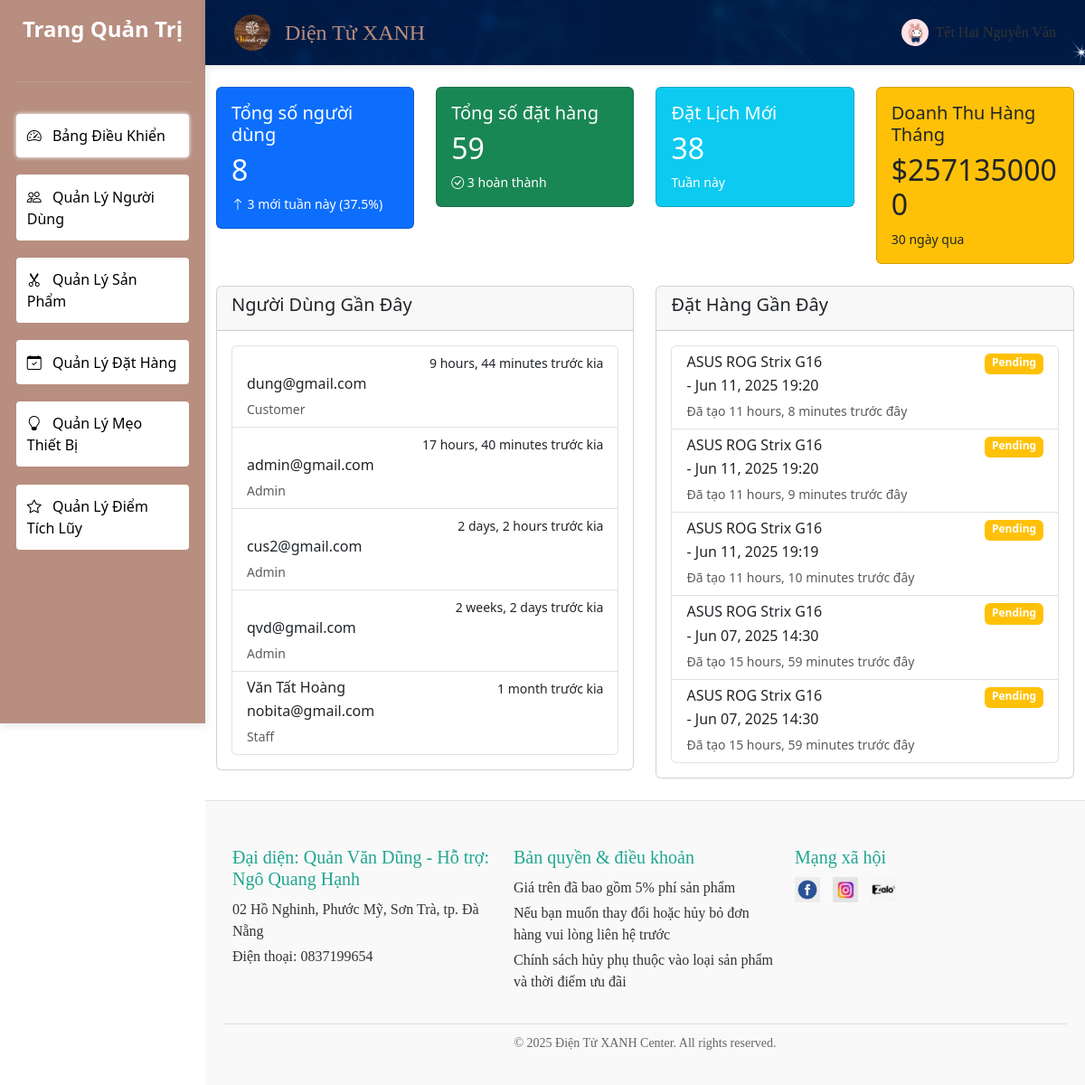
Page /accounts/admin/ (signed in) on the committed database.
### accounts/models.py (models this page shows, shortened)
class CustomUser(AbstractUser):
    phone = models.CharField(max_length=15, blank=True)
    address = models.TextField(blank=True)
    USER_TYPE_CHOICES = (
        ('admin', 'Admin'),
        ('staff', 'Staff'),
        ('customer', 'Customer'),
    )
    user_type = models.CharField(max_length=10, choices=USER_TYPE_CHOICES, default='customer')
    class Meta:
        verbose_name = 'User'
        verbose_name_plural = 'Users'
    def is_admin(self):
        return self.user_type == 'admin'

### bookings/models.py (models this page shows, shortened)
class Booking(models.Model):
    customer = models.ForeignKey(CustomUser, on_delete=models.CASCADE)
    service = models.ForeignKey(Service, on_delete=models.CASCADE)
    booking_date = models.DateTimeField()
    notes = models.TextField(blank=True)
    created_at = models.DateTimeField(auto_now_add=True)
    points_awarded = models.BooleanField(default=False, verbose_name="Đã cộng điểm")
    points_awarded_date = models.DateTimeField(null=True, blank=True)
    STATUS_CHOICES = (
        ('pending', 'Pending'),
        ('confirmed', 'Confirmed'),
        ('completed', 'Completed'),
        ('cancelled', 'Cancelled'),
    )
    status = models.CharField(max_length=10, choices=STATUS_CHOICES, default='pending')
    class Meta:
        ordering = ['-booking_date']
        verbose_name = 'Booking'
        verbose_name_plural = 'Bookings'
        permissions = [
            ('manage_booking', 'Can manage all bookings'),
        ]
    def get_status_class(self):
        return {
            'pending': 'warning',
            'confirmed': 'info',
            'completed': 'success',
            'cancelled': 'danger'
        }.get(self.status, 'secondary')

### services/models.py (models this page shows, shortened)
class Service(models.Model):
    category = models.ForeignKey(ServiceCategory, on_delete=models.SET_NULL, null=True, blank=True)
    name = models.CharField(max_length=100)
    slug = models.SlugField(max_length=100, unique=True)
    description = models.TextField()
    price = models.DecimalField(max_digits=10, decimal_places=2)
    duration = models.DurationField()
    image = models.ImageField(upload_to='services/', blank=True)
    is_featured = models.BooleanField(default=False)
    created_at = models.DateTimeField(auto_now_add=True)
    updated_at = models.DateTimeField(auto_now=True)
    average_rating = models.FloatField(default=0.0)
    review_count = models.PositiveIntegerField(default=0)
    class Meta:
        verbose_name = 'Service'
        verbose_name_plural = 'Services'
        ordering = ['-is_featured', 'name']

### accounts/views.py (the view)
# urls.py: path('admin/', admin_dashboard, name='admin_dashboard'),
@admin_required
def admin_dashboard(request):
    today = timezone.now().date()
    week_ago = today - timedelta(days=7)
    month_ago = today - timedelta(days=30)
    total_users = CustomUser.objects.count()
    new_users_week = CustomUser.objects.filter(date_joined__date__gte=week_ago).count()
    user_growth = (new_users_week / total_users * 100) if total_users > 0 else 0
    total_bookings = Booking.objects.count()
    new_bookings_week = Booking.objects.filter(created_at__date__gte=week_ago).count()
    completed_bookings = Booking.objects.filter(status='completed').count()
    revenue_month = Booking.objects.filter(
        created_at__date__gte=month_ago
    ).aggregate(total=Sum('service__price'))['total'] or 0
    recent_users = CustomUser.objects.order_by('-date_joined')[:5]
    recent_bookings = Booking.objects.select_related('customer', 'service').order_by('-created_at')[:5]
    context = {
        'total_users': total_users,
        'new_users_week': new_users_week,
        'user_growth': round(user_growth, 1),
        'total_bookings': total_bookings,
        'new_bookings_week': new_bookings_week,
        'completed_bookings': completed_bookings,
        'revenue_month': revenue_month,
        'recent_users': recent_users,
        'recent_bookings': recent_bookings,
    }
    return render(request, 'admin/dashboard.html', context)

### accounts/views.py (called while the page is built)
def admin_required(view_func):
    actual_decorator = user_passes_test(
        lambda u: u.is_authenticated and u.is_admin(),
        login_url='/accounts/login/'
    )
    return login_required(actual_decorator(view_func))

### templates/admin/dashboard.html (shortened to what this page needs)
{% extends 'admin/base.html' %}
{% block content %}
<div class="row mb-4">
    <div class="col-md-3">
        <div class="card bg-primary text-white">
            <div class="card-body">
                <h5 class="card-title">Tổng số người dùng</h5>
                <h2 class="card-text">{{ total_users }}</h2>
                <p class="small mb-0">
                    <i class="bi bi-arrow-up"></i>
                    {{ new_users_week }} mới tuần này ({{ user_growth }}%)
                </p>
            </div>
        </div>
    </div>
    <div class="col-md-3">
        <div class="card bg-success text-white">
            <div class="card-body">
                <h5 class="card-title">Tổng số đặt hàng</h5>
                <h2 class="card-text">{{ total_bookings }}</h2>
                <p class="small mb-0">
                    <i class="bi bi-check-circle"></i>
                    {{ completed_bookings }} hoàn thành
                </p>
            </div>
        </div>
    </div>
    <div class="col-md-3">
        <div class="card bg-info text-white">
            <div class="card-body">
                <h5 class="card-title">Đặt Lịch Mới</h5>
                <h2 class="card-text">{{ new_bookings_week }}</h2>
                <p class="small mb-0">Tuần này</p>
            </div>
        </div>
    </div>
    <div class="col-md-3">
        <div class="card bg-warning text-dark">
            <div class="card-body">
                <h5 class="card-title">Doanh Thu Hàng Tháng</h5>
                <h2 class="card-text">${{ revenue_month }}</h2>
                <p class="small mb-0">30 ngày qua</p>
            </div>
        </div>
    </div>
</div>
<div class="row">
    <div class="col-md-6">
        <div class="card">
            <div class="card-header">
                <h5>Người Dùng Gần Đây</h5>
            </div>
            <div class="card-body">
                <div class="list-group">
                    {% for user in recent_users %}
                    <a href="{% url 'accounts:admin_user_detail' user.pk %}"
                       class="list-group-item list-group-item-action">
                        <div class="d-flex w-100 justify-content-between">
                            <h6 class="mb-1">{{ user.get_full_name }}</h6>
                            <small>{{ user.date_joined|timesince }} trước kia</small>
                        </div>
                        <p class="mb-1">{{ user.email }}</p>
                        <small class="text-muted">{{ user.get_user_type_display }}</small>
                    </a>
                    {% endfor %}
                </div>
            </div>
        </div>
    </div>
    <div class="col-md-6">
        <div class="card">
            <div class="card-header">
                <h5>Đặt Hàng Gần Đây</h5>
            </div>
            <div class="card-body">
                <div class="list-group">
                    {% for booking in recent_bookings %}
                    <div class="list-group-item">
                        <div class="d-flex w-100 justify-content-between">
                            <h6 class="mb-1">{{ booking.service.name }}</h6>
                            <span class="badge bg-{{ booking.get_status_class }}">
                                {{ booking.get_status_display }}
                            </span>
                        </div>
                        <p class="mb-1">
                            <strong>{{ booking.customer.get_full_name }}</strong> -
                            {{ booking.booking_date|date:"M d, Y H:i" }}
                        </p>
                        <small class="text-muted">Đã tạo {{ booking.created_at|timesince }} trước đây</small>
                    </div>
                    {% endfor %}
                </div>
            </div>
        </div>
    </div>
</div>
{% endblock %}

### templates/admin/partials/_navbar.html (shortened to what this page needs)
{% load static %}
<header style="background-image: url('{% static 'images/navbar.jpg' %}');; box-shadow: 0 2px 8px rgba(0, 0, 0, 0.1); padding: 1rem 2rem; display: flex; align-items: center; justify-content: space-between;">
    <div style="display: flex; align-items: center;">
        <img src="{% static 'images/logo.jpg' %}" alt="Logo" style="width: 40px; height: 40px; border-radius: 50%; margin-right: 1rem;">
        <h1 style="font-family: 'Cormorant Garamond', serif; font-size: 1.5rem; color: #B78E80; margin: 0;">Diện Tử XANH</h1>
    </div>
    <div class="dropdown" style="position: relative;">
        <div onclick="toggleDropdown(event)" style="cursor: pointer; display: flex; align-items: center; font-family: 'Cormorant Garamond', serif; font-size: 1rem; color: #333;">
            <img src="{% static 'images/default-avartar.jpg' %}" alt="Avatar" class="avatar" style="width: 30px; height: 30px; border-radius: 50%; margin-right: 8px;">
            <span>{{ request.user.get_full_name|default:request.user.username }}</span>
        </div>
    </div>
</header>

### rows in the picture
CustomUser: user.get_full_name "Tết Hai Nguyễn Văn"
CustomUser: date_joined "9 hours, 44 minutes", email "dung@gmail.com", user_type "Customer"
CustomUser: date_joined "17 hours, 40 minutes", email "admin@gmail.com", user_type "Admin"
CustomUser: date_joined "2 days, 2 hours", email "cus2@gmail.com", user_type "Admin"
CustomUser: date_joined "2 weeks, 2 days", email "qvd@gmail.com", user_type "Admin"
CustomUser: get_full_name "Văn Tất Hoàng", date_joined "1 month", email "nobita@gmail.com", user_type "Staff"
Booking: service.name "ASUS ROG Strix G16", status "Pending", booking_date "Jun 11, 2025 19:20", created_at "11 hours, 8 minutes"
Booking: service.name "ASUS ROG Strix G16", status "Pending", booking_date "Jun 11, 2025 19:20", created_at "11 hours, 9 minutes"
Booking: service.name "ASUS ROG Strix G16", status "Pending", booking_date "Jun 11, 2025 19:19", created_at "11 hours, 10 minutes"
Booking: service.name "ASUS ROG Strix G16", status "Pending", booking_date "Jun 07, 2025 14:30", created_at "15 hours, 59 minutes"
Booking: service.name "ASUS ROG Strix G16", status "Pending", booking_date "Jun 07, 2025 14:30", created_at "15 hours, 59 minutes"

### other values in the picture
{{ total_users }} "8"
{{ new_users_week }} "3"
{{ user_growth }} "37.5"
{{ total_bookings }} "59"
{{ completed_bookings }} "3"
{{ new_bookings_week }} "38"
{{ revenue_month }} "2571350000"
